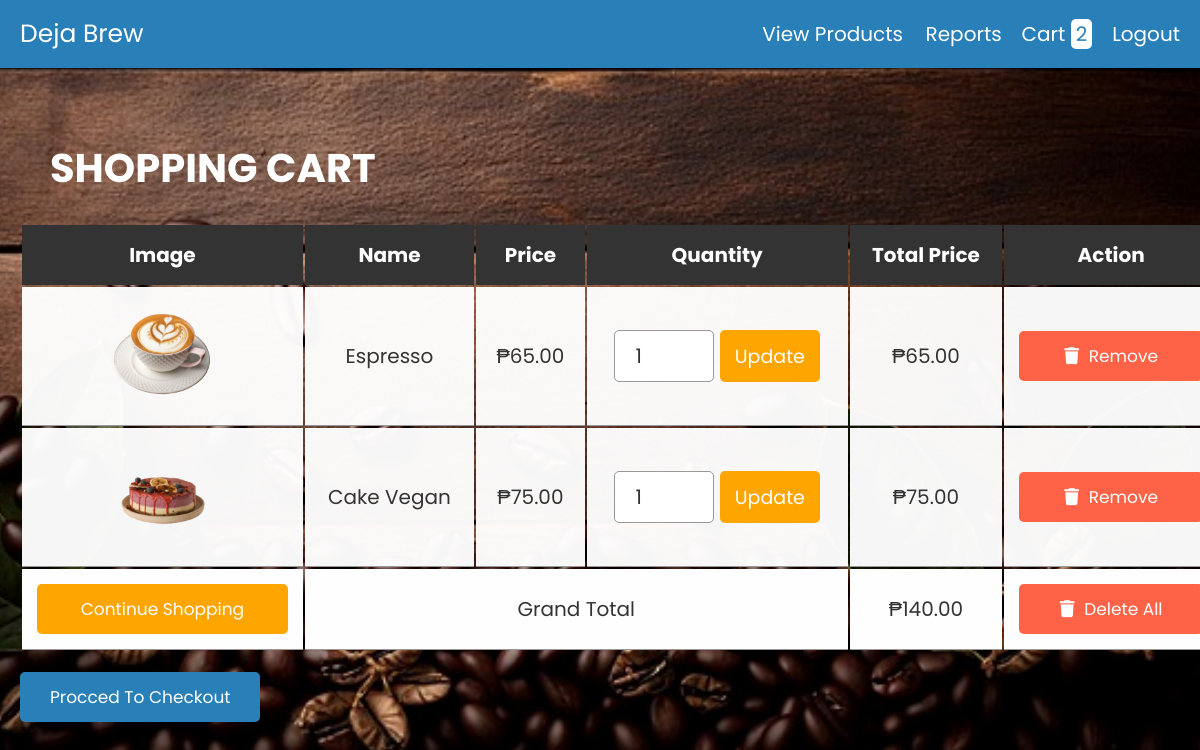
The app's page /cart.php with its own data.
### tables this page shows
CREATE TABLE `carts` (
  `customer_id` int(255) NOT NULL,
  `product_id` int(255) NOT NULL,
  `name` varchar(255) NOT NULL,
  `price` mediumtext NOT NULL,
  `image` varchar(255) NOT NULL,
  `quantity` int(255) NOT NULL
);

### cart.php (the view, shortened to what this page needs)
<?php
@include 'config.php';
?>
<!DOCTYPE html>
<html lang="en">
<head>
   <link rel="stylesheet" href="https://cdnjs.cloudflare.com/ajax/libs/font-awesome/6.0.0/css/all.min.css">
   <link rel="stylesheet" href="css/style.css">
</head>
<body>
<?php include 'header.php'; ?>
<div class="container">
<section class="shopping-cart">
   <h1 class="heading">shopping cart</h1>
   <table>
      <thead>
         <th>image</th>
         <th>name</th>
         <th>price</th>
         <th>quantity</th>
         <th>total price</th>
         <th>action</th>
      </thead>
      <tbody>
         <?php
         $customer_id = isset($_SESSION['latest_customer_id']) ? $_SESSION['latest_customer_id'] : 0;
         $select_cart = mysqli_query($conn, "SELECT * FROM `carts` WHERE customer_id = '$customer_id'");
         $grand_total = 0;
         if(mysqli_num_rows($select_cart) > 0){
            while($fetch_cart = mysqli_fetch_assoc($select_cart)){
         ?>
         <tr>
            <td><img src="uploaded_img/<?php echo $fetch_cart['image']; ?>" height="100" alt=""></td>
            <td><?php echo $fetch_cart['name']; ?></td>
            <td>₱<?php echo number_format($fetch_cart['price']); ?>.00</td>
            <td>
               <form action="" method="post">
                  <input type="number" name="update_quantity" min="1"  value="<?php echo $fetch_cart['quantity']; ?>" >
                  <input type="submit" value="update" name="update_update_btn">
               </form>
            </td>
            <td>₱<?php echo $sub_total = number_format($fetch_cart['price'] * $fetch_cart['quantity']); ?>.00</td>
            <td><a href="cart.php?remove=<?php echo $fetch_cart['product_id']; ?>" onclick="return confirm('Are you sure you want to remove this product from cart?')" class="delete-btn"> <i class="fas fa-trash"></i> remove</a></td>
         </tr>
         <?php
           $grand_total += $sub_total;
            };
         };
         ?>
         <tr class="table-bottom">
            <td><a href="products.php" class="option-btn" style="margin-top: 0;">continue shopping</a></td>
            <td colspan="3">grand total</td>
            <td>₱<?php echo $grand_total; ?>.00</td>
            <td><a href="cart.php?delete_all" onclick="return confirm('are you sure you want to delete all?');" class="delete-btn"> <i class="fas fa-trash"></i> delete all </a></td>
         </tr>
      </tbody>
   </table>
   <div class="checkout-btn">
      <a href="checkout.php" class="btn <?= ($grand_total > 1)?'':'disabled'; ?>">procced to checkout</a>
   </div>
</section>
</div>
</body>
</html>

### css/style.css (style rules this page uses)
:root { --blue:#2980b9; --red:tomato; --orange:orange; --black:#333; --white:#fff; --bg-color:#eee; --dark-bg:rgba(0,0,0,.7); --box-shadow:0 .5rem 1rem rgba(0,0,0,.1); --border:.1rem solid #999; }
* { font-family: 'Poppins', sans-serif; margin:0; padding:0; box-sizing: border-box; outline: none; border:none; text-decoration: none; text-transform: capitalize; }
html { font-size: 62.5%; overflow-x: hidden; }
.container { max-width: 1200px; margin:0 auto; }
.container h1 { padding-top: 50px; padding-bottom: 5px; padding-left: 30px; padding-right: 30px; color: #fff; text-align: center; font-size: 40px; text-transform: uppercase; }
section { padding:2rem; }
.heading { text-align: center; font-size: 3.5rem; text-transform: uppercase; color:var(--black); margin-bottom: 2rem; }
.btn, .option-btn, .delete-btn { display: block; width: 100%; text-align: center; background-color: var(--blue); color:var(--white); font-size: 1.7rem; padding:1.2rem 3rem; border-radius: .5rem; cursor: pointer; margin-top: 1rem; }
.option-btn i, .delete-btn i { padding-right: .5rem; }
.option-btn { background-color: var(--orange); }
.delete-btn { margin-top: 0; background-color: var(--red); }
.shopping-cart table { text-align: center; width: 100%; }
.shopping-cart table thead th { padding:1.5rem; font-size: 2rem; color:var(--white); background-color: var(--black); }
.shopping-cart table tr td { background-color: #fffffff6; border-bottom: var(--border); padding:1.5rem; font-size: 2rem; color:var(--black); }
.shopping-cart table input[type="number"] { border: var(--border); padding:1rem 2rem; font-size: 2rem; color:var(--black); border-radius: .5rem; width: 10rem; }
.shopping-cart table input[type="submit"] { padding:1.19rem 1.5rem; cursor: pointer; font-size: 1.9rem; border-radius: .5rem; background-color: var(--orange); color:var(--white); }
.shopping-cart table .table-bottom { background-color: var(--bg-color); }
.shopping-cart .checkout-btn { text-align: center; margin-top: 1rem; }
.shopping-cart .checkout-btn a { display: inline-block; width: auto; }
@media (max-width:1200px) { .shopping-cart { overflow-x: scroll; } }
@media (max-width:1200px) { .shopping-cart table { width: 120rem; } }
@media (max-width:1200px) { .shopping-cart .heading { text-align: left; } }
@media (max-width:1200px) { .shopping-cart .checkout-btn { text-align: left; } }

### cart.php (style rules this page uses)
body { background-image: url('images_a/background1.png'); height: 100vh; background-size: cover; background-position: center; }

### records on screen
carts: image (picture), name "Espresso", price "65", update_quantity "1"
carts: image (picture), name "Cake Vegan", price "75", update_quantity "1"

### other values on screen
$row_count "2"
$grand_total "140"
